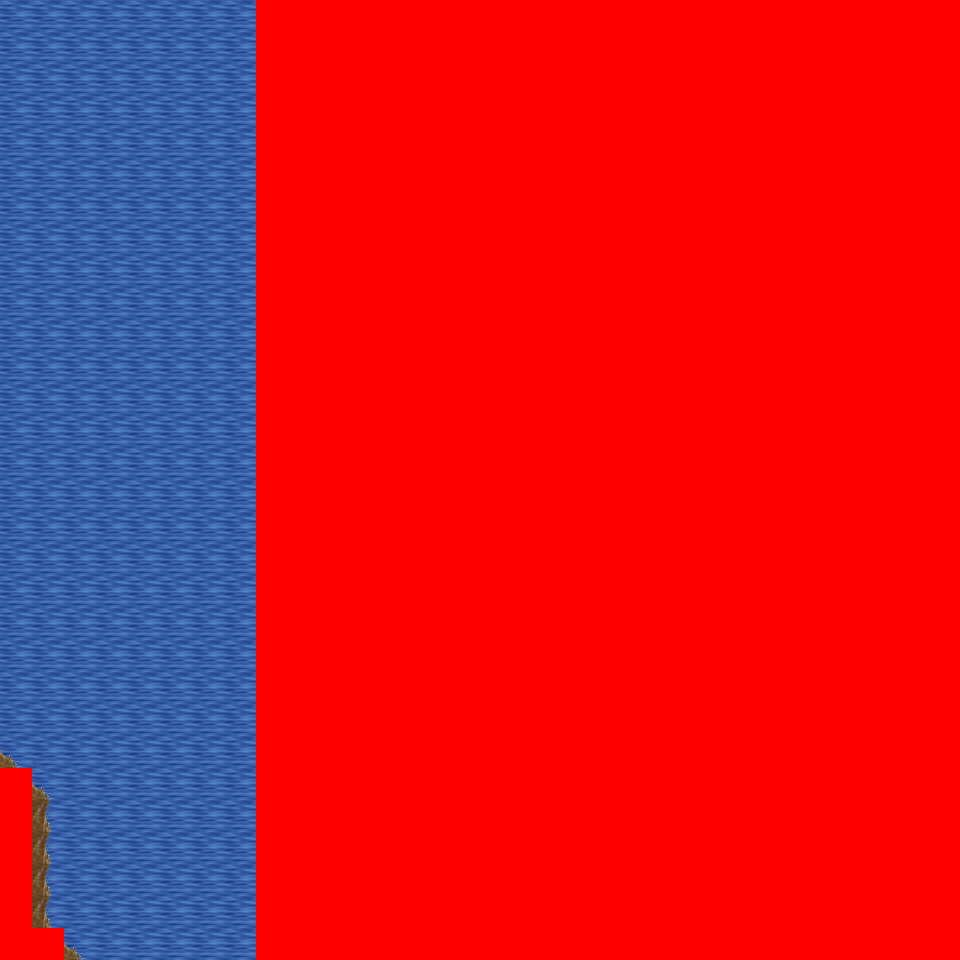

This game map was drawn from its Tiled (.tmx) file and the tilesets committed beside it. A one-line description and the trimmed map source follow:
An orthogonal 30x30 tile map with 32x32 px tiles, 6 tile layers (Ground, Object, Object2, Above, ...), 18 tilesets and 2 objects (2x mapchange).

<map version="1.0" orientation="orthogonal" renderorder="right-down" width="30" height="30" tilewidth="32" tileheight="32" nextobjectid="3">
  <tileset firstgid="1" name="tileset_logic_collision" tilewidth="32" tileheight="32" tilecount="1" columns="1">
    <image source="../drawable/tileset_logic_collision.png" width="32" height="32" />
  </tileset>
  <tileset firstgid="2" name="tileset_ground_ground" tilewidth="32" tileheight="32" tilecount="33" columns="3">
    <image source="../drawable/tileset_ground_ground.png" width="96" height="352" />
  </tileset>
  <tileset firstgid="35" name="tileset_ground_ridge_earth_pale" tilewidth="32" tileheight="32" tilecount="96" columns="12">
    <image source="../drawable/tileset_ground_ridge_earth_pale.png" width="384" height="256" />
  </tileset>
  <tileset firstgid="131" name="tileset_ground_ridge_earth_dark" tilewidth="32" tileheight="32" tilecount="96" columns="12">
    <image source="../drawable/tileset_ground_ridge_earth_dark.png" width="384" height="256" />
  </tileset>
  <tileset firstgid="227" name="tileset_terrain_desert" tilewidth="32" tileheight="32" tilecount="88" columns="8">
    <image source="../drawable/tileset_terrain_desert.png" width="256" height="352" />
  </tileset>
  <tileset firstgid="315" name="tileset_building_witch_hut" tilewidth="32" tileheight="32" tilecount="80" columns="5">
    <image source="../drawable/tileset_building_witch_hut.png" width="160" height="512" />
  </tileset>
  <tileset firstgid="395" name="tileset_ground_earth_edges_yellowgreen" tilewidth="32" tileheight="32" tilecount="15" columns="5">
    <image source="../drawable/tileset_ground_earth_edges_yellowgreen.png" width="160" height="96" />
  </tileset>
  <tileset firstgid="410" name="tileset_item_firewood" tilewidth="32" tileheight="32" tilecount="12" columns="3">
    <image source="../drawable/tileset_item_firewood.png" width="96" height="128" />
  </tileset>
  <tileset firstgid="422" name="tileset_object_well_hoist" tilewidth="32" tileheight="32" tilecount="9" columns="3">
    <image source="../drawable/tileset_object_well_hoist.png" width="96" height="96" />
  </tileset>
  <tileset firstgid="431" name="tileset_plant_bush_various_small" tilewidth="32" tileheight="32" tilecount="9" columns="3">
    <image source="../drawable/tileset_plant_bush_various_small.png" width="96" height="96" />
  </tileset>
  <tileset firstgid="440" name="tileset_plant_bush_bushes" tilewidth="32" tileheight="32" tilecount="10" columns="5">
    <image source="../drawable/tileset_plant_bush_bushes.png" width="160" height="64" />
  </tileset>
  <tileset firstgid="450" name="tileset_plant_stump_stump_rectangular" tilewidth="32" tileheight="32" tilecount="4" columns="2">
    <image source="../drawable/tileset_plant_stump_stump_rectangular.png" width="64" height="64" />
  </tileset>
  <tileset firstgid="454" name="tileset_plant_stump_small_stump" tilewidth="32" tileheight="32" tilecount="4" columns="2">
    <image source="../drawable/tileset_plant_stump_small_stump.png" width="64" height="64" />
  </tileset>
  <tileset firstgid="458" name="tileset_plant_tree_evergreen" tilewidth="32" tileheight="32" tilecount="36" columns="3">
    <image source="../drawable/tileset_plant_tree_evergreen.png" width="96" height="384" />
  </tileset>
  <tileset firstgid="494" name="tileset_ground_sand_2" tilewidth="32" tileheight="32" tilecount="15" columns="5">
    <image source="../drawable/tileset_ground_sand_2.png" width="160" height="96" />
  </tileset>
  <tileset firstgid="509" name="tileset_plant_cactus_2" tilewidth="32" tileheight="32" tilecount="10" columns="5">
    <image source="../drawable/tileset_plant_cactus_2.png" width="160" height="64" />
  </tileset>
  <tileset firstgid="519" name="tileset_plant_cactus" tilewidth="32" tileheight="32" tilecount="2" columns="1">
    <image source="../drawable/tileset_plant_cactus.png" width="32" height="64" />
  </tileset>
  <tileset firstgid="521" name="tileset_ground_rock_pebbles" tilewidth="32" tileheight="32" tilecount="3" columns="1">
    <image source="../drawable/tileset_ground_rock_pebbles.png" width="32" height="96" />
  </tileset>
  <layer name="Ground" width="30" height="30">
    <data>[900 cells, 900 non-empty, 5 distinct tile ids]</data>
  </layer>
  <layer name="Object" width="30" height="30">
    <data>[900 cells, 293 non-empty, 22 distinct tile ids]</data>
  </layer>
  <layer name="Object2" width="30" height="30">
    <data>[900 cells, 0 non-empty, 0 distinct tile ids]</data>
  </layer>
  <layer name="Above" width="30" height="30">
    <data>[900 cells, 29 non-empty, 17 distinct tile ids]</data>
  </layer>
  <layer name="Above2" width="30" height="30">
    <data>[900 cells, 0 non-empty, 0 distinct tile ids]</data>
  </layer>
  <layer name="Walkable" width="30" height="30">
    <data>[900 cells, 667 non-empty, 1 distinct tile ids]</data>
  </layer>
  <objectgroup name="MapEvents">
    <object id="1" name="south" type="mapchange" x="64" y="928" width="192" height="32">
      <properties>
        <property name="map" value="0_ados_mountain_n2_w2_x3_y1" />
        <property name="place" value="north" />
      </properties>
    </object>
    <object id="2" name="west" type="mapchange" x="0" y="0" width="32" height="768">
      <properties>
        <property name="map" value="0_ados_mountain_n2_w2_x2_y0" />
        <property name="place" value="east" />
      </properties>
    </object>
  </objectgroup>
</map>
